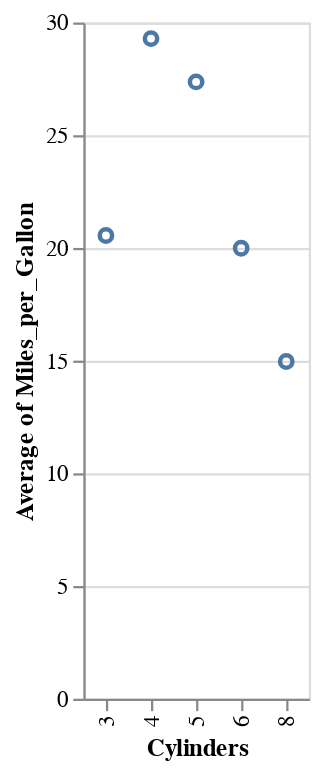

The cell this chart's notebook holds for it:
### Markdown cell above
### Data Transformation: Aggregation and Filter
You can generate plot of summary statistics withotu calculating it using
- sum
- median
- average
- q1, q3
- min, max
You can also include filter to exclude any part of the data or use calculate to generate a new attribute to the plot

### Code cell
alt.Chart(cars).mark_point().encode(
    y = alt.Y("average(Miles_per_Gallon):Q"),
    x = alt.X("Cylinders:N")
)

### Figure 1 — Vega-Lite specification as saved in the notebook (floating-point values rounded to 4 significant figures; data arrays with more than 128 entries replaced by an {"elided": "..."} marker saying what was removed)
{"config": {"view": {"continuousWidth": 300, "continuousHeight": 300}}, "data": {"name": "data-f02450ab61490a1363517a0190416235"}, "mark": {"type": "point"}, "encoding": {"x": {"field": "Cylinders", "type": "nominal"}, "y": {"aggregate": "average", "field": "Miles_per_Gallon", "type": "quantitative"}}, "$schema": "https://vega.github.io/schema/vega-lite/v5.8.0.json", "datasets": {"data-f02450ab61490a1363517a0190416235": {"elided": "406 records"}}}
